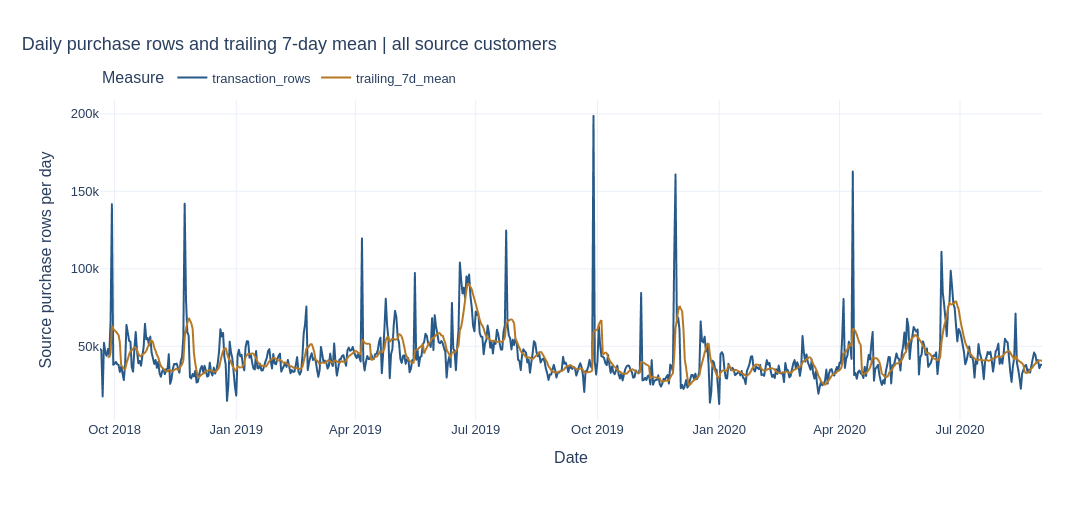

Notebook code for this chart:
### Markdown cell above
## 2. Daily activity

**Question.** How much observed purchase activity occurs on each date?

### Code cell
daily = query('SELECT t_dat, count(*) transaction_rows FROM eda GROUP BY t_dat ORDER BY t_dat')
assert len(daily) == 713 and daily['transaction_rows'].sum() == 31_028_115
daily['trailing_7d_mean'] = daily['transaction_rows'].rolling(7, min_periods=7).mean()
fig = px.line(daily, x='t_dat', y=['transaction_rows', 'trailing_7d_mean'],
    labels={'t_dat':'Date', 'value':'Source purchase rows per day', 'variable':'Measure'},
    title='Daily purchase rows and trailing 7-day mean | all source customers')
show_figure(fig, PROJECT_ROOT, 'eda_daily')
display(daily['transaction_rows'].describe())

### Figure 1 — Plotly figure (JSON) as saved in the notebook; plotly's stock layout.template omitted (floating-point values rounded to 4 significant figures; data arrays with more than 128 entries replaced by an {"elided": "..."} marker saying what was removed)
{"data": [{"hovertemplate": "Measure=transaction_rows<br>Date=%{x}<br>Source purchase rows per day=%{y}<extra></extra>", "legendgroup": "transaction_rows", "line": {"color": "#285A89", "dash": "solid"}, "marker": {"symbol": "circle"}, "mode": "lines", "name": "transaction_rows", "showlegend": true, "type": "scattergl", "x": {"elided": "713 str values"}, "xaxis": "x", "y": {"elided": "713 float values"}, "yaxis": "y"}, {"hovertemplate": "Measure=trailing_7d_mean<br>Date=%{x}<br>Source purchase rows per day=%{y}<extra></extra>", "legendgroup": "trailing_7d_mean", "line": {"color": "#B67824", "dash": "solid"}, "marker": {"symbol": "circle"}, "mode": "lines", "name": "trailing_7d_mean", "showlegend": true, "type": "scattergl", "x": {"elided": "713 str values"}, "xaxis": "x", "y": {"elided": "713 float values"}, "yaxis": "y"}], "layout": {"colorway": ["#285A89", "#B67824", "#687B38", "#9B596D", "#78629A"], "font": {"family": "Arial", "size": 13}, "height": 520, "legend": {"orientation": "h", "title": {"text": "Measure"}, "tracegroupgap": 0, "x": 0, "y": 1.02, "yanchor": "bottom"}, "margin": {"b": 100, "l": 100, "r": 50, "t": 100}, "title": {"font": {"size": 18}, "text": "Daily purchase rows and trailing 7-day mean | all source customers", "x": 0.02, "xanchor": "left"}, "width": 1100, "xaxis": {"anchor": "y", "domain": [0.0, 1.0], "title": {"text": "Date"}}, "yaxis": {"anchor": "x", "domain": [0.0, 1.0], "title": {"text": "Source purchase rows per day"}}}}
